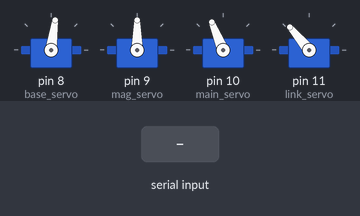
Recording of a sketch running on a simulated Arduino Uno, built with avr-gcc and run on an emulated ATmega328P. Parts: 4 × servo. Inputs (shaded band) come from the test bench.

Above: at 2.2 s.
2.3 s: "1" received over Serial
At 8.4 s:
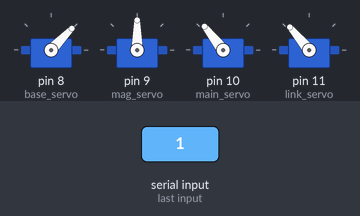
At 17.2 s:
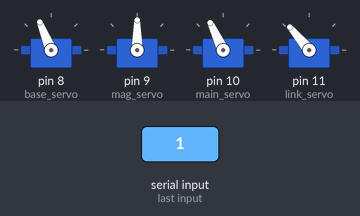
Timing chart, 0 to 22.9 s (numbered marks = the images above; inputs shaded):
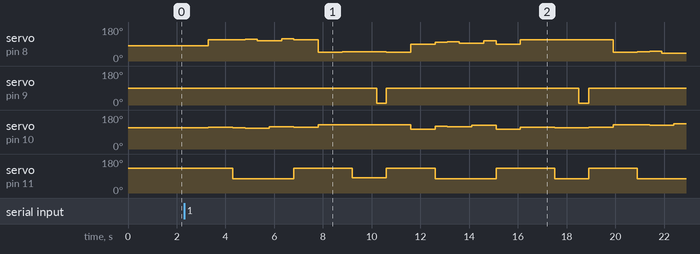

The sketch:

crane-hardware.ino
```cpp
#include <SoftwareSerial.h>

#include <Servo.h>
Servo base_servo, mag_servo, main_servo, link_servo;

int bluetoothTx = 6;
int bluetoothRx = 7;
int speed = 1000;
char in_byte = 0;

SoftwareSerial bluetooth(bluetoothTx, bluetoothRx);

void setup()
{
  base_servo.attach(8);
  mag_servo.attach(9);
  main_servo.attach(10);
  link_servo.attach(11);
  //Setup usb serial connection to computer
  Serial.begin(9600);
  //Setup Bluetooth serial connection to android
  bluetooth.begin(9600);
  neutral23();
}

void loop()
{
  while (!Serial.available()){
    return;
  }
  in_byte = Serial.read();

  if (in_byte == '1'){
    swapFirst();
  } else if (in_byte == '2'){
    swapSecond();
  } else if (in_byte == '3'){
    swapThird();
  }
  /*;*/
}

void swapFirst(){
  neutral23();

  neutral21();
  pick21();
  neutral21();

  neutral26();
  drop26();
  neutral26();

  neutral22();
  pick22();
  neutral22();

  neutral21();
  drop21();
  neutral21();

  neutral26();
  pick26();
  neutral26();

  neutral22();
  drop22();
  neutral22();
}

void swapSecond(){
  neutral23();

  neutral22();
  pick22();
  neutral22();

  neutral26();
  drop26();
  neutral26();

  neutral23();
  pick23();
  neutral23();

  neutral22();
  drop22();
  neutral22();

  neutral26();
  pick26();
  neutral26();

  neutral23();
  drop23();
  neutral23();
}

void swapThird(){
  neutral23();
  pick23();
  neutral23();

  neutral26();
  drop26();
  neutral26();

  neutral24();
  pick24();
  neutral24();

  neutral23();
  drop23();
  neutral23();

  neutral26();
  pick26();
  neutral26();

  neutral24();
  drop24();
  neutral24();
}

/* Grid 21*/

void neutral21(){
  neutral(112, 115, 120);
}

void drop21(){
  dropBlock(112, 112, 76);
}

void pick21(){
  pickBlock(112, 112, 76);
}

/* Grid 22*/

void neutral22(){
  neutral(90, 105, 120);
}

void drop22(){
  dropBlock(100, 120, 76);
}

void pick22(){
  pickBlock(100, 120, 76);
}

/* Grid 23*/

void neutral23(){
  neutral(82, 112, 120);
}

void drop23(){
  dropBlock(82, 110, 80);
}

void pick23(){
  pickBlock(82, 110, 76);
}

/* Grid 24 */

void neutral24(){
  neutral(66, 112, 120);
}

void drop24(){
  dropBlock(66, 120, 80);
}

void pick24(){
  pickBlock(66, 120, 76);
}

/* Grid 25 */

void neutral25(){
  neutral(42, 112, 120);
}

void drop25(){
  dropBlock(42, 125, 80);
}

void pick25(){
  pickBlock(42, 125, 76);
}

void neutral26(){
  neutral(46, 128, 120);
}

void drop26(){
  dropBlock(48, 128, 80);
}

void pick26(){
  pickBlock(48, 128, 76);
}

void pickBlock(int base_angle, int main_angle, int link_angle){
  base_servo.write(base_angle);
  mag_servo.write(90);
  main_servo.write(main_angle);
  link_servo.write(link_angle);
  delay(500);
  base_servo.write(base_angle + 3);
  main_servo.write(main_angle - 3);
  delay(500);
  base_servo.write(base_angle - 6);
  delay(500);
  main_servo.write(main_angle + 6);
  delay(500);
  base_servo.write(base_angle + 6);
  delay(500);
}

void dropBlock(int base_angle, int main_angle, int link_angle){
  base_servo.write(base_angle);
  delay(400);
  main_servo.write(main_angle);
  link_servo.write(link_angle);
  delay(1000);
  mag_servo.write(10);
  delay(400);
}

void neutral(int base_angle, int main_angle, int link_angle){
  int i = 0;
  base_servo.write(base_angle);

  mag_servo.write(90);

  main_servo.write(main_angle);

  link_servo.write(link_angle + 10);
  delay(1000);
}
```

Measured:
- after the input at 2.3 s, servo on pin 8 (base_servo): 82° → 112° after 1.0 s, → 115° 1.5 s later, → 106° 0.50 s later, → 118° 1.0 s later, … (19 changes in this stretch); servo on pin 9 (mag_servo): alternates 90° for 7.9 s and 10° for 0.40 s, starting after 7.9 s
